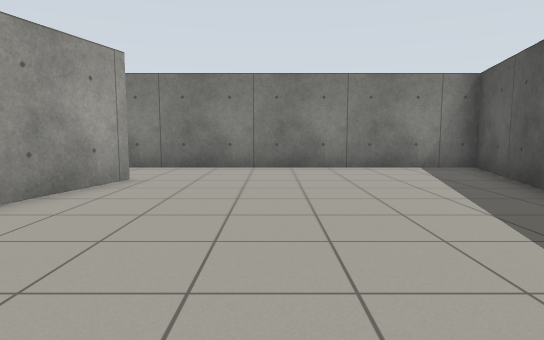
[1] (above)

12 first-person views from a walk through a Gazebo world. The camera is 0.94 m above the floor, tilts 6° down and sees 75° across. The floor is counted in squares, 1 m on a side. Each view is taken from the middle of a square. On the plan, view 1 faces up. The plan holds only what a view shows up to about 12 squares ahead; the rest is blank.

[2]
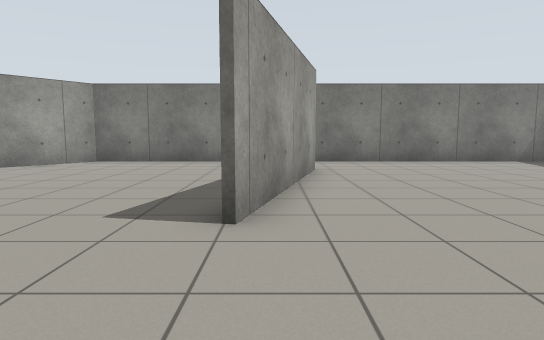

[3]
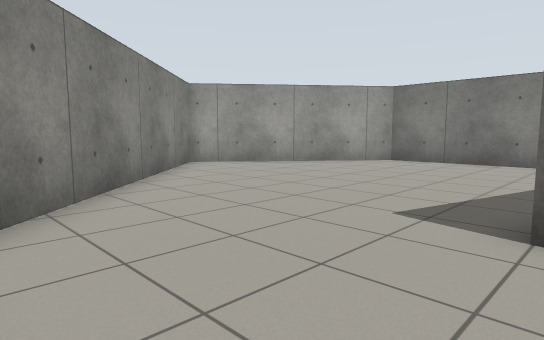

[4]
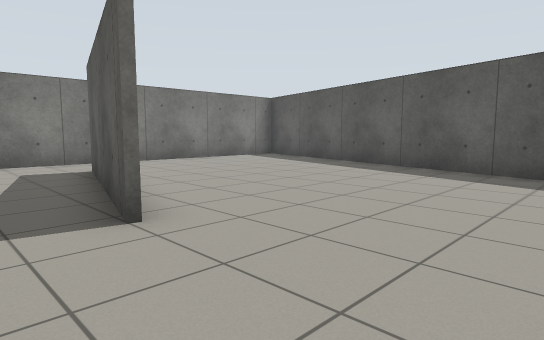

[5]
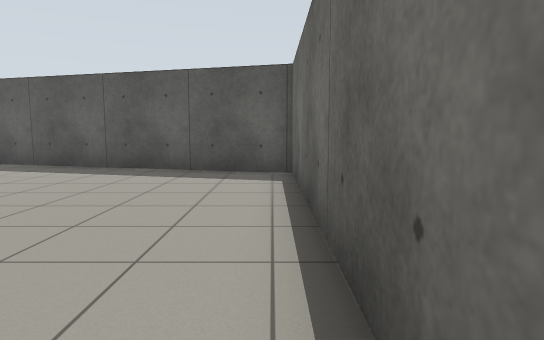

[6]
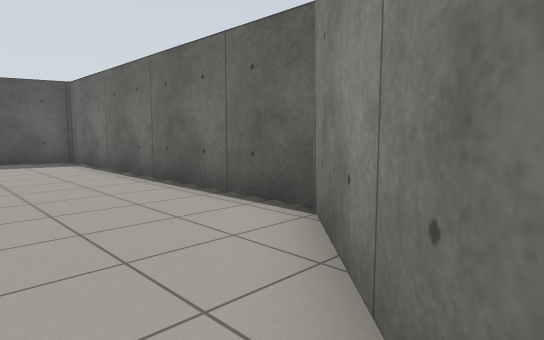

[7]
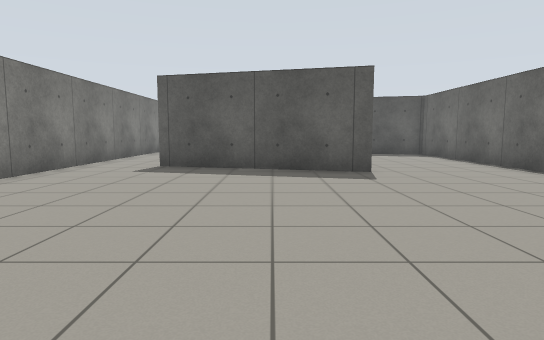

[8]
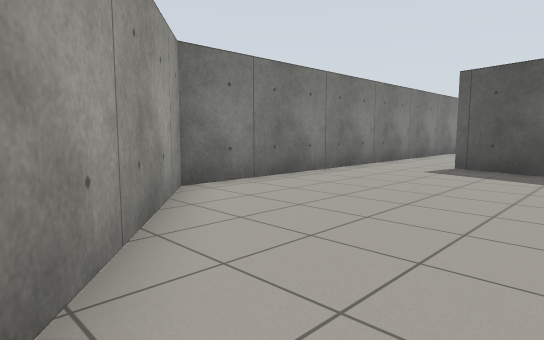

[9]
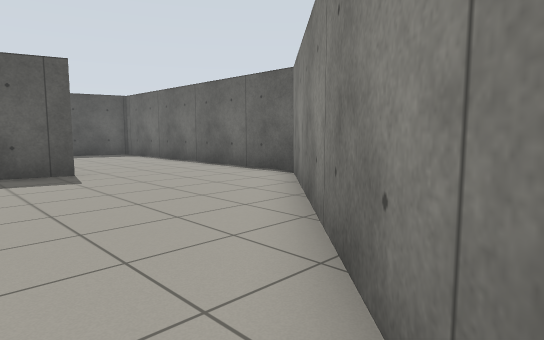

[10]
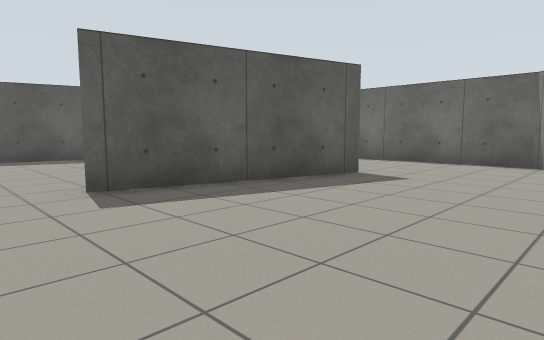

[11]
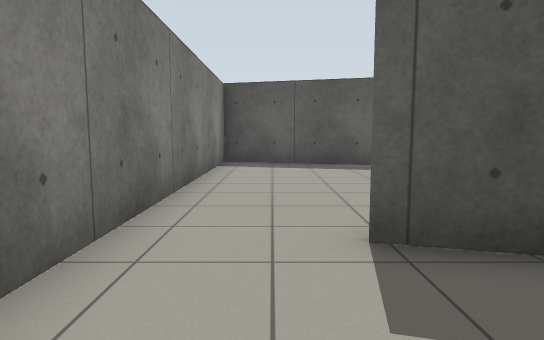

[12]
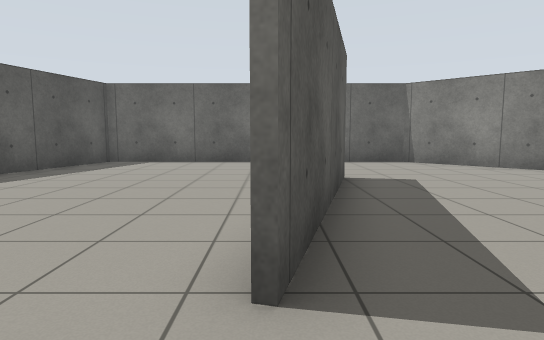

### Floor plan
Points are (right, up) in squares from view 1. A wall is a line through its corners. A room is listed if a view was taken in it or the views show most of it. See-through windows are left out.
Room 1 (views 1, 2, 3, 4, 5, 6, 7, 8, 9, 10, 11, 12)
walls: (-4.6, 1.5) (-3, 7.2); (-2.9, 7.1) (-4.4, 1.5); (-7.2, -2.5) (2.3, -2.5) (5.5, 9.5) (-9.7, 9.5) (-14, 4.2) (-7.2, -2.5)

Where each view was taken, in squares from view 1:
view 1: 0 up, 0 right, facing up
view 2: 2 down, 4 left, facing up
view 3: 2 down, 4 left, facing up-left
view 4: 2 down, 6 left, facing up-right
view 5: 2 down, 6 left, facing right
view 6: 1 up, 10 left, facing down-right
view 7: 4 up, 13 left, facing right
view 8: 4 up, 13 left, facing up-right
view 9: 4 up, 13 left, facing down-right
view 10: 9 up, 9 left, facing down-right
view 11: 8 up, 6 left, facing right
view 12: 9 up, 3 left, facing down
